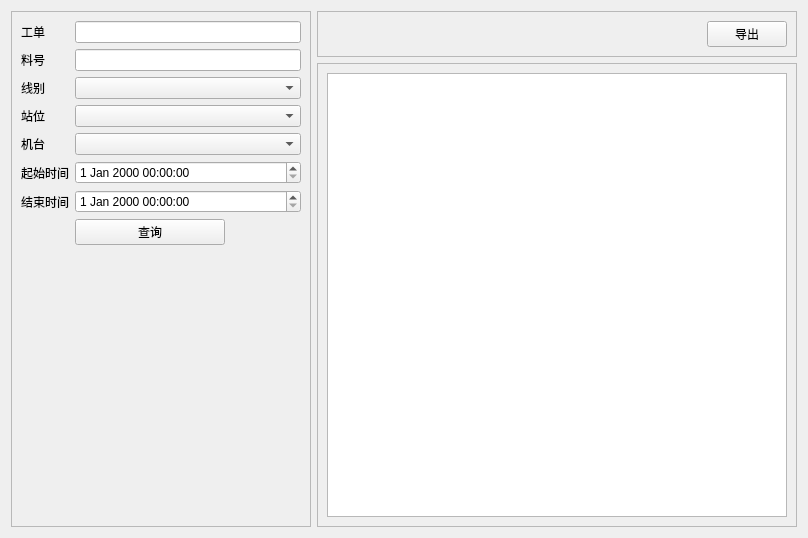
<?xml version="1.0" encoding="UTF-8"?>
<ui version="4.0">
 <class>ExportTravels</class>
 <widget class="QWidget" name="ExportTravels">
  <property name="geometry">
   <rect>
    <x>0</x>
    <y>0</y>
    <width>808</width>
    <height>538</height>
   </rect>
  </property>
  <property name="windowTitle">
   <string>Form</string>
  </property>
  <layout class="QHBoxLayout" name="horizontalLayout_2">
   <item>
    <widget class="QFrame" name="frame">
     <property name="maximumSize">
      <size>
       <width>300</width>
       <height>16777215</height>
      </size>
     </property>
     <property name="frameShape">
      <enum>QFrame::Shape::StyledPanel</enum>
     </property>
     <property name="frameShadow">
      <enum>QFrame::Shadow::Raised</enum>
     </property>
     <layout class="QGridLayout" name="gridLayout">
      <item row="3" column="0">
       <widget class="QLabel" name="label_2">
        <property name="text">
         <string>站位</string>
        </property>
       </widget>
      </item>
      <item row="5" column="0">
       <widget class="QLabel" name="label_5">
        <property name="text">
         <string>机台</string>
        </property>
       </widget>
      </item>
      <item row="7" column="1">
       <widget class="QDateTimeEdit" name="dateTimeEditEnd"/>
      </item>
      <item row="5" column="1">
       <widget class="QComboBox" name="comboBoxTerminal"/>
      </item>
      <item row="9" column="1">
       <spacer name="verticalSpacer">
        <property name="orientation">
         <enum>Qt::Orientation::Vertical</enum>
        </property>
        <property name="sizeHint" stdset="0">
         <size>
          <width>20</width>
          <height>40</height>
         </size>
        </property>
       </spacer>
      </item>
      <item row="1" column="1">
       <widget class="QLineEdit" name="lineEditPart"/>
      </item>
      <item row="6" column="0">
       <widget class="QLabel" name="label_6">
        <property name="text">
         <string>起始时间</string>
        </property>
       </widget>
      </item>
      <item row="0" column="1">
       <widget class="QLineEdit" name="lineEditWo"/>
      </item>
      <item row="6" column="1">
       <widget class="QDateTimeEdit" name="dateTimeEditStart"/>
      </item>
      <item row="1" column="0">
       <widget class="QLabel" name="label_3">
        <property name="text">
         <string>料号</string>
        </property>
       </widget>
      </item>
      <item row="0" column="0">
       <widget class="QLabel" name="label">
        <property name="text">
         <string>工单</string>
        </property>
       </widget>
      </item>
      <item row="7" column="0">
       <widget class="QLabel" name="label_7">
        <property name="text">
         <string>结束时间</string>
        </property>
       </widget>
      </item>
      <item row="3" column="1">
       <widget class="QComboBox" name="comboBoxProcess"/>
      </item>
      <item row="8" column="1">
       <widget class="QPushButton" name="pushButtonSelect">
        <property name="maximumSize">
         <size>
          <width>150</width>
          <height>16777215</height>
         </size>
        </property>
        <property name="text">
         <string>查询</string>
        </property>
       </widget>
      </item>
      <item row="2" column="0">
       <widget class="QLabel" name="label_4">
        <property name="text">
         <string>线别</string>
        </property>
       </widget>
      </item>
      <item row="2" column="1">
       <widget class="QComboBox" name="comboBoxLine"/>
      </item>
     </layout>
    </widget>
   </item>
   <item>
    <layout class="QVBoxLayout" name="verticalLayout_2">
     <item>
      <widget class="QFrame" name="frame_2">
       <property name="frameShape">
        <enum>QFrame::Shape::StyledPanel</enum>
       </property>
       <property name="frameShadow">
        <enum>QFrame::Shadow::Raised</enum>
       </property>
       <layout class="QHBoxLayout" name="horizontalLayout">
        <item>
         <spacer name="horizontalSpacer">
          <property name="orientation">
           <enum>Qt::Orientation::Horizontal</enum>
          </property>
          <property name="sizeHint" stdset="0">
           <size>
            <width>373</width>
            <height>20</height>
           </size>
          </property>
         </spacer>
        </item>
        <item>
         <widget class="QPushButton" name="pushButtonExport">
          <property name="text">
           <string>导出</string>
          </property>
         </widget>
        </item>
       </layout>
      </widget>
     </item>
     <item>
      <widget class="QFrame" name="frame_3">
       <property name="frameShape">
        <enum>QFrame::Shape::StyledPanel</enum>
       </property>
       <property name="frameShadow">
        <enum>QFrame::Shadow::Raised</enum>
       </property>
       <layout class="QVBoxLayout" name="verticalLayout">
        <item>
         <widget class="QTableView" name="tableView"/>
        </item>
       </layout>
      </widget>
     </item>
    </layout>
   </item>
  </layout>
 </widget>
 <resources/>
 <connections/>
</ui>
